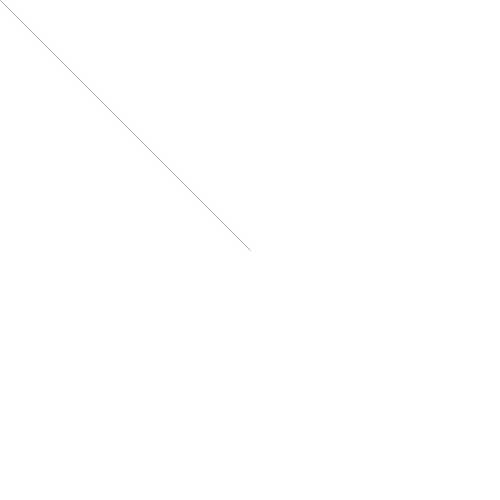
Frame 1 (no input)
Frame 60 (the mouse pressed at the canvas centre just before this capture): identical to frame 1, image omitted
Frame 120 (the mouse held since frame 60 and released just before this capture): blank canvas, image omitted

The Processing sketch that drew this single still picture (run headless with seeded random() and noise(); from frame 60 on, the mouse is pressed at the canvas centre):

// Processing sketch: processing_135066
// ── processing_135066.pde

void setup ()
{
  size (500, 500);
}

void draw ()
{
  colorMode (HSB, 500);
  background (mouseX, mouseY/10, 500);
  strokeWeight (mouseY/(mouseX+1));
  line (250, mouseX, 250, mouseY);
  line (mouseX, 250, mouseY, 250);
  line (250, 250, mouseY, mouseX);
  line (mouseX, mouseY, 250, 250);
}
